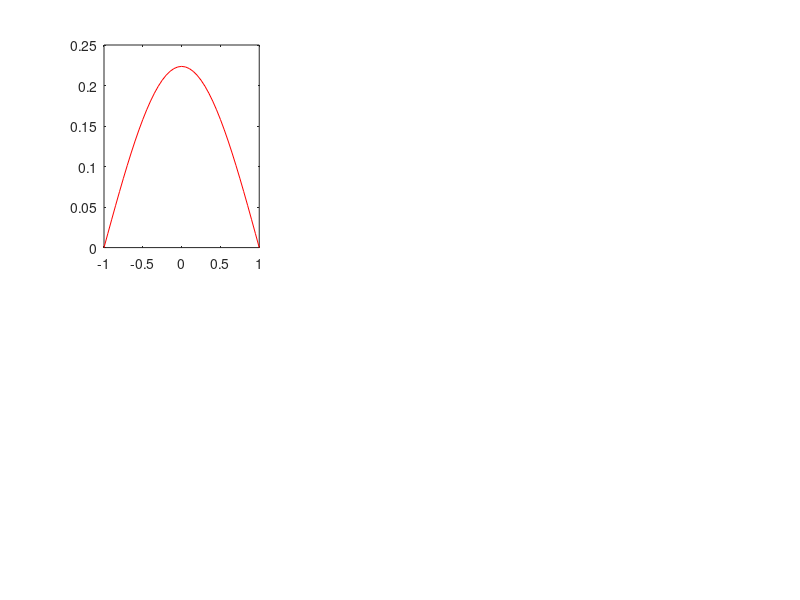

This chart was generated by the following MATLAB code: (Note: this script raises an error after producing the figure.)
%% Pulsating Poiseuille flow
clc
clear

%% Initial data
% USER INPUT ---------------------------------------------------------------------
TIME = 10;   % Total time of the animation
MODES = 3; % Number of modes in eigenfunction approximation
RANK = 3;   % Number of modes in POD approximation (equal to rank of the matrix)
nm = 3;     % Number of first modes to draw (eigenfunction and POD)
W = 10;     % Womersley number (Case C2 by default)
Pa = 60;    % Dimensionless pressure coefficient (Case C2 by default)
FONT = 10;  % Fontsize for graphs
% END OF USER INPUT --------------------------------------------------------------

%% Analytical result from asymptotic complex solution
dt = 0.05; t = [0:dt:TIME]; n_t = length(t);    % Time discretization
dy = 0.05; y = [-1:dy:1]; n_y = length(y);      % Space discretization
u_A_r = zeros(n_y, n_t);    % Initialize solution

% Construct real and imaginary parts
for k = 1:length(t)
    Y = (1 - cosh(W*sqrt(1i).*y)./(cosh(W*sqrt(1i))))*1i*Pa/W.^2;   % Complex basis Y
    u_A_r(:,k) = real(Y.*exp(1i*t(k))); % Real part at time tk
end

% Adding back the mean component
u_Mb = (1 - y.^2)*0.5;
u_M = repmat(u_Mb, length(t), 1);   % Repeat it to obtain a matrix
u_A_R = u_M' + u_A_r;               % Real solution

%% Eigenfunction approximation
u_T_extend = zeros(n_y,MODES*n_t); % Extended solution matrix (for plotting)

% Calculate the solution matrix for each mode (MODES times)
for Mo = 1:1:MODES
n = [1:1:Mo]; % Matrix of modes to include in the summation
% Initialize Matrices
Y = zeros(n_y, Mo);     % Initialize spacial basis
A_n = zeros(Mo, Mo);    % Initialize amplitude matrix
T = zeros(n_t, Mo);     % Initialize temporal basis
U_A = zeros(n_t, n_y);  % Initialize PDE solution

% Construct Spatial Basis
for i = 1:1:length(n)
    N = 2*n(i) - 1; % Odd number in the series
    Y(:,i) = cos(N*pi*y/2);
end

% Construct the Amplitudes
for i = 1:1:length(n)
    N = 2*n(i) - 1; % Odd number in the series
    A_n(i,i) = (16*Pa) / (N*pi*sqrt((2*W)^4 + N^4*pi^4));
end

% Construct the Temporal Modes
for i = 1:1:length(n)
    N = 2*n(i) - 1; % Odd number in the series
    T(:,i) = (-1)^(n(i)) * cos(t - atan((4*W^2) / (N^2*pi^2)));
end

% Assembly solution
U_A  = Y * A_n * T';    % n_y x n_t matrix
% Recreate the complete solution adding back the mean flow
u_Mb = (1 - y.^2) * 0.5;
u_M = repmat(u_Mb, length(t), 1);
u_T = U_A + u_M';
u_T_extend(:,((Mo-1)*n_t + 1):1:(Mo*n_t)) = u_T;
end

sigma_A_n = diag(A_n); % diagonalize the eigenvalues matrix

%% Orthogonality check
% Check for spatial matrix Y
dot(Y(:,1),Y(:,2));
% Check for temporal matrix T
dot(T(:,1),T(:,2));

%% POD Approximation
% SVD of original solution matrix
[U_POD, S_POD, V_POD] = svd(u_A_R);
% Approximate the original matrix with lower rank matrices:
U_POD_approx = zeros(length(y),length(t));
sigma_POD = diag(S_POD);

%% Plot for first few spatial and temporal modes for both approximations
hfig1 = figure(1);
set(hfig1,'units','normalized','outerposition',[0 0 1 1]);
LABEL = {'Eigenfunction...', 'POD'};
% Plot for modes from eigenfunction expansion:
% Spatial
for i = 1:1:nm
        subplot(2,nm,i);
        plot(y,Y(:,i)/norm(Y),'r-');
        hold on
        [M] = AXIS(FONT);
        set(gcf,'color','w');
        title(['\phi_', num2str(i)]);
end
% Temporal
for i = 1:1:nm
        subplot(2,nm,i+nm);
        plot(t,T(:,i)/norm(T),'r-');
        hold on
        [M] = AXIS(FONT);
        set(gcf,'color','w');
        title(['\psi_', num2str(i)]);
end

% Plot for modes from POD:
% Spatial
for i = 1:1:nm
    subplot(2,nm,i);
    plot(y, U_POD(:,i), 'b-')
    [M] = AXIS(FONT);
    set(gcf,'color','w');
%    legend(LABEL)
end

%Temporal
for i = 1:1:nm
    subplot(2,nm,i+nm);
    plot(t, V_POD(:,i), 'b-')
    [M] = AXIS(FONT);
    set(gcf,'color','w');
%    legend(LABEL)
end

% print to .png here
print('-dpng','-r500',['Modes_T', num2str(TIME), '.png'])

%% Plot for amplitude decay for both approximations
hfig2 = figure(2);
set(hfig2, 'units', 'normalized', 'outerposition', [0 0 1 1]);
LABEL = {'Eigenfunction...', 'POD'};
MARKER = {'o', 's'};
% Getting the first element to normalize the plot later
norm_POD = sigma_POD(1);
norm_EIG = sigma_A_n(1);
% Use only MODES number of terms from the diagonal
Line_POD = sigma_POD(1:MODES)/norm_POD;
Line_A_n = sigma_A_n(1:MODES)/norm_EIG;

for Mo = 1:1:MODES
    % Plot for eigenfunction amplitude decay
    plot(Mo, sigma_A_n(Mo)/norm_EIG, MARKER{1}, 'color', 'r'); % Normalized plot
    [M] = AXIS(FONT);
    set(gcf,'color','w');
    hold on
    % Plot for POD amplitude decay
    plot(Mo, sigma_POD(Mo)/norm_POD, MARKER{2}, 'color', 'b'); % Normalized plot
    [M] = AXIS(FONT);
    set(gcf,'color','w');
    legend(LABEL);
    line([1:MODES],[Line_A_n], 'color', 'r');
    line([1:MODES], [Line_POD], 'color', 'b');
    title(['Amplitude decay rate (normalized)']);
end

% print to .png here
%print('-dpng', '-r500', 'Amplitude_decay.png')

%% Movie of a pulsating velocity profile for original solution and two approximations
filename = 'Movie_Modes.gif';  % Save file

MARKER = {':', '--', '-.'};
LABEL = {'Original..', 'U_1', 'U_2', 'U_3'};

for i = 1:1:length(t)
    hold off
    hfig3 = figure(3);
    % Plot for Eigenfunction Approximation
    subplot(1,2,1)
    ORIGINAL = u_A_R(:,i);
    plot(y, ORIGINAL, 'k-', 'linewidth', 1);
    [M] = AXIS(FONT);
    set(gcf,'color','w');
    hold on
    for Mo = 1:1:MODES
        EIGEN = u_T_extend(:,(n_t*(Mo-1)+i));
        plot(y, EIGEN, MARKER{Mo}, 'color', 'r');
        [M] = AXIS(FONT);
        set(gcf,'color','w');
    end
    title(['Eigenfunction approximation']);
    legend(LABEL);
    ylim([-0.5 1.5]);
    xlim([-1 1]);
    hold off
    % Plot for POD Approximation
    subplot(1,2,2)
    plot(y, ORIGINAL, 'k-', 'linewidth', 1);
    [M] = AXIS(FONT);
    set(gcf,'color','w');
    hold on
    for j = 1:1:RANK
        U_POD_approx = U_POD(:,1:1:j) * S_POD(1:1:j,1:1:j) * V_POD(:,1:1:j)';
        POD = U_POD_approx(:,i);
        plot(y, POD, MARKER{j}, 'color', 'b');
        [M] = AXIS(FONT);
        set(gcf,'color','w');
    end
    title(['POD approximation']);
    legend(LABEL);
    ylim([-0.5 1.5]);
    xlim([-1 1]);
    drawnow
%    print('-dpng', '-r500', 'Snapshot2.png')
    frame = getframe(3);
    im = frame2im(frame);
    [imind,cm] = rgb2ind(im,256);
    if i == 1;
        imwrite(imind, cm ,filename, 'gif', 'Loopcount', inf);
    else
        imwrite(imind, cm, filename, 'gif', 'WriteMode', 'append', 'DelayTime', 0.1);
    end
end